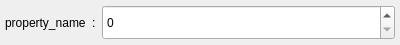
<?xml version="1.0" encoding="UTF-8"?>
<ui version="4.0">
 <class>Item</class>
 <widget class="QWidget" name="Item">
  <property name="geometry">
   <rect>
    <x>0</x>
    <y>0</y>
    <width>400</width>
    <height>45</height>
   </rect>
  </property>
  <property name="minimumSize">
   <size>
    <width>400</width>
    <height>45</height>
   </size>
  </property>
  <property name="maximumSize">
   <size>
    <width>16777215</width>
    <height>45</height>
   </size>
  </property>
  <property name="windowTitle">
   <string>Form</string>
  </property>
  <layout class="QHBoxLayout" name="horizontalLayout_2">
   <property name="leftMargin">
    <number>5</number>
   </property>
   <property name="topMargin">
    <number>5</number>
   </property>
   <property name="rightMargin">
    <number>5</number>
   </property>
   <property name="bottomMargin">
    <number>5</number>
   </property>
   <item>
    <layout class="QHBoxLayout" name="horizontalLayout">
     <item>
      <widget class="QLabel" name="propertyLabel">
       <property name="text">
        <string>property_name</string>
       </property>
      </widget>
     </item>
     <item>
      <widget class="QLabel" name="label_2">
       <property name="text">
        <string>:</string>
       </property>
      </widget>
     </item>
     <item>
      <widget class="QSpinBox" name="propertyValueInt">
       <property name="sizePolicy">
        <sizepolicy hsizetype="Expanding" vsizetype="Expanding">
         <horstretch>0</horstretch>
         <verstretch>0</verstretch>
        </sizepolicy>
       </property>
       <property name="minimumSize">
        <size>
         <width>0</width>
         <height>0</height>
        </size>
       </property>
       <property name="maximum">
        <number>999999</number>
       </property>
       <property name="displayIntegerBase">
        <number>10</number>
       </property>
      </widget>
     </item>
    </layout>
   </item>
  </layout>
 </widget>
 <resources/>
 <connections/>
</ui>
